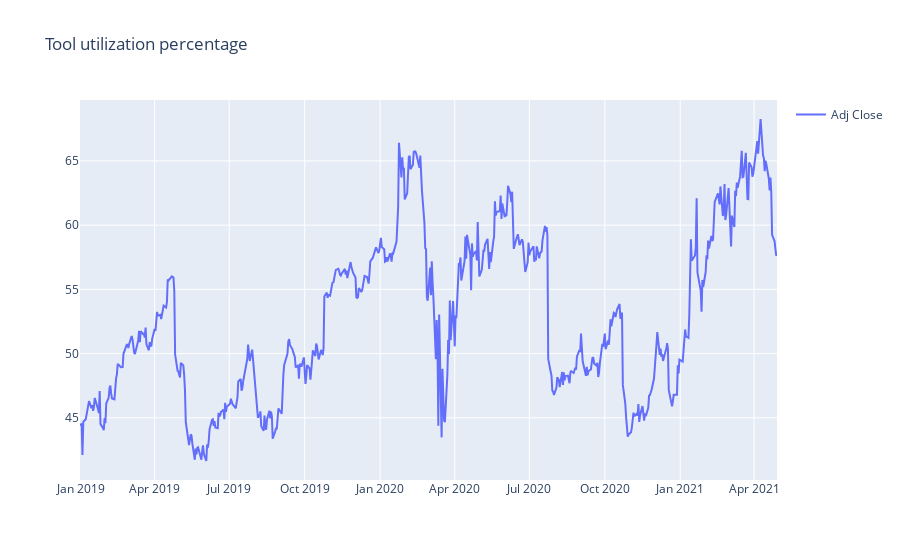

Notebook code for this chart:
### Code cell
fig = go.Figure()
fig.add_trace(go.Scatter(x=vis1_df.index, y=vis1_df['Adj Close'], name='Adj Close'))
fig.update_layout(showlegend=True, title='Tool utilization percentage')
fig.show()

### Figure 1 — Plotly figure (JSON) as saved in the notebook; plotly's stock layout.template omitted (floating-point values rounded to 4 significant figures; data arrays with more than 128 entries replaced by an {"elided": "..."} marker saying what was removed)
{"data": [{"name": "Adj Close", "type": "scatter", "x": {"elided": "587 str values"}, "y": {"elided": "587 float values"}}], "layout": {"showlegend": true, "title": {"text": "Tool utilization percentage"}}}
